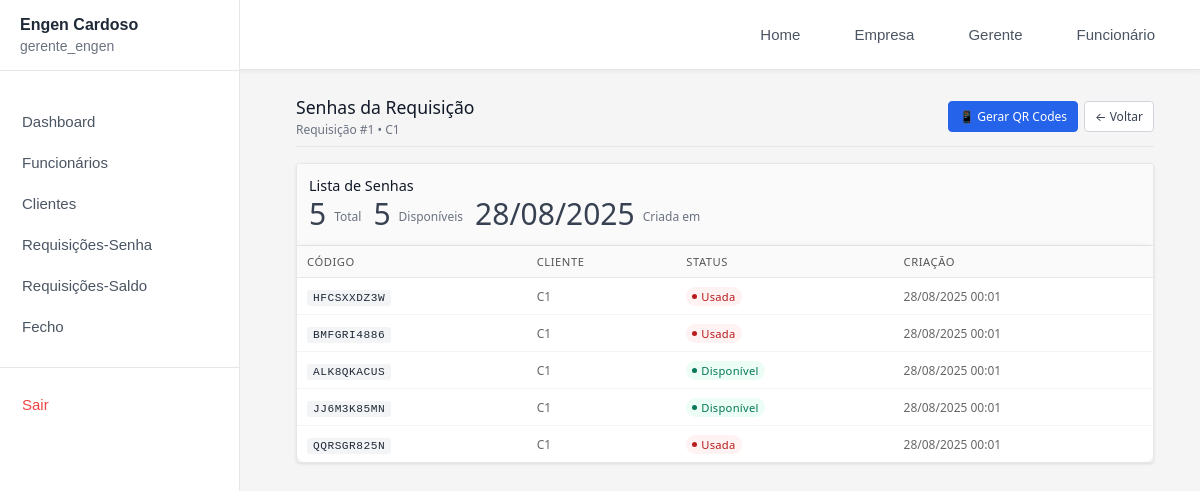
/gerente/requisicoes/1/senhas/ (signed in), run on the app's committed database.
### empresas/models.py (models this page shows, shortened)
class Empresa(models.Model):
   nome = models.CharField(max_length=200)
   status = models.BooleanField(default=True)
   gerente = models.OneToOneField(User, on_delete=models.CASCADE, related_name='empresa_gerenciada')

### gerente/models.py (models this page shows, shortened)
class RequisicaoSenhas(models.Model):
    empresa = models.ForeignKey(Empresa, on_delete=models.CASCADE, related_name='requisicoes_senhas', null=True, blank=True)
    cliente = models.ForeignKey(Cliente, on_delete=models.CASCADE, related_name='requisicoes')
    valor = models.DecimalField(max_digits=10, decimal_places=2, validators=[MinValueValidator(0)])
    senhas = models.PositiveIntegerField(validators=[MinValueValidator(1)])
    funcionario_responsavel = models.ForeignKey(Funcionario, on_delete=models.SET_NULL, null=True, blank=True)
    data_criacao = models.DateTimeField(auto_now_add=True)
    data_conclusao = models.DateTimeField(null=True, blank=True)
    ativa = models.BooleanField(default=True)
    fecho = models.ForeignKey(Fecho, on_delete=models.SET_NULL, null=True, blank=True, related_name='requisicoes_senhas')
    FORMA_PAGAMENTO_CHOICES = [
        ('transferencia', 'Transferência Bancária'),
        ('cash', 'Dinheiro (Cash)'),
        ('pos', 'POS (Cartão)'),
    ]
    forma_pagamento = models.CharField(
        max_length=20,
        choices=FORMA_PAGAMENTO_CHOICES,
        verbose_name="Forma de Pagamento",
        default='cash'
    )
    banco = models.CharField(max_length=100, null=True, blank=True, verbose_name="Nome do Banco")
    banco = models.CharField(max_length=100, null=True, blank=True, verbose_name="Nome do Banco")

class Cliente(models.Model):
   empresa = models.ForeignKey(Empresa, on_delete=models.CASCADE, related_name='clientes', null=True, blank=True)
   nome = models.CharField(max_length=100)
   email = models.EmailField(blank=True, null=True)
   contacto = models.CharField(max_length=20, blank=True, null=True)
   endereco = models.TextField(blank=True, null=True)
   data_criacao = models.DateTimeField(auto_now_add=True)

class Senha(models.Model):
    TIPO_COMBUSTIVEL_CHOICES = [
        ('gasolina', 'Gasolina'),
        ('diesel', 'Diesel'),
    ]
    empresa = models.ForeignKey(Empresa, on_delete=models.CASCADE, related_name='senhas', null=True, blank=True)
    codigo = models.CharField(max_length=20, unique=True)
    requisicao = models.ForeignKey(RequisicaoSenhas, on_delete=models.CASCADE, related_name='lista_senhas')
    cliente = models.ForeignKey(Cliente, on_delete=models.CASCADE, related_name='senhas')
    usada = models.BooleanField(default=False)
    data_criacao = models.DateTimeField(auto_now_add=True)
    data_uso = models.DateTimeField(null=True, blank=True)  # Quando foi usada
    funcionario_uso = models.ForeignKey(Funcionario, on_delete=models.SET_NULL, null=True, blank=True, related_name='senhas_escaneadas')  # Quem escaneou
    tipo_combustivel = models.CharField(
        max_length=10,
        choices=TIPO_COMBUSTIVEL_CHOICES,
        null=True,
        blank=True,
        verbose_name="Tipo de Combustível",
        help_text="Tipo de combustível selecionado no momento do uso da senha"
    )
    fecho = models.ForeignKey(Fecho, on_delete=models.SET_NULL, null=True, blank=True, related_name='senhas_usadas')
    class Meta:
        verbose_name = "Senha"
        verbose_name_plural = "Senhas"
        ordering = ['-data_criacao']

### gerente/views.py (the view)
# urls.py: path('requisicoes/<int:requisicao_id>/senhas/', views.ver_senhas, name='ver_senhas'),
@login_required(login_url='/gerente/login')
@user_passes_test(is_gerente, login_url='/login')
def ver_senhas(request, requisicao_id):
    empresa = get_empresa_usuario(request.user)
    if not empresa:
        messages.error(request, 'Empresa não encontrada.')
        return redirect('login')
    requisicao = get_object_or_404(RequisicaoSenhas, id=requisicao_id, empresa=empresa)
    senhas = requisicao.lista_senhas.all()
    senhas_disponiveis_count = senhas.filter(usada=False).count()
    context = {
        'requisicao': requisicao,
        'senhas': senhas,
        'senhas_disponiveis_count': senhas_disponiveis_count,
    }
    return render(request, 'gerente/senhas.html', context)

### gerente/context_processors.py (called while the page is built)
def empresa_context(request):
    if request.user.is_authenticated:
        try:
            if hasattr(request.user, 'empresa_gerenciada'):
                return {'empresa_atual': request.user.empresa_gerenciada}
            elif hasattr(request.user, 'funcionario'):
                return {'empresa_atual': request.user.funcionario.empresa}
        except:
            pass
    return {'empresa_atual': None}

### gerente/views.py (called while the page is built)
def is_gerente(user):
  return user.groups.filter(name='Gerente').exists()

def get_empresa_usuario(user):
   try:
       if hasattr(user, 'empresa_gerenciada'):
           return user.empresa_gerenciada
       elif hasattr(user, 'funcionario'):
           return user.funcionario.empresa
   except:
       pass
   return None

### templates/gerente/senhas.html (shortened to what this page needs)
{% extends 'gerente/base.html' %}
{% block content %}
<div class="page-container">
    <div class="page-header">
        <div>
            <h1 class="page-title">Senhas da Requisição</h1>
            <p class="page-subtitle">Requisição #{{ requisicao.id }} • {{ requisicao.cliente.nome }}</p>
        </div>
        <div class="header-actions">
            <a href="{% url 'imprimir_qr_codes' requisicao.id %}" class="btn btn-primary">📱 Gerar QR Codes</a>
            <a href="{% url 'requisicoes' %}" class="btn btn-secondary">← Voltar</a>
        </div>
    </div>
    <div class="content-card">
        <div class="card-header">
            <h2 class="card-title">Lista de Senhas</h2>
            <div class="stats-summary">
                <div class="stat-item"><span class="stat-number">{{ senhas.count }}</span> Total</div>
                <div class="stat-item"><span class="stat-number">{{ senhas|length|add:0 }}</span> Disponíveis</div>
                <div class="stat-item"><span class="stat-number">{{ requisicao.data_criacao|date:"d/m/Y" }}</span>
                    Criada em</div>
            </div>
        </div>
        <div class="table-container">
            {% if senhas %}
            <table class="modern-table">
                <thead>
                    <tr>
                        <th>Código</th>
                        <th>Cliente</th>
                        <th>Status</th>
                        <th>Criação</th>
                    </tr>
                </thead>
                <tbody>
                    {% for senha in senhas %}
                    <tr>
                        <td><span class="senha-code">{{ senha.codigo }}</span></td>
                        <td>{{ senha.cliente.nome }}</td>
                        <td>
                            {% if senha.usada %}
                            <span class="status-badge status-usado"><span class="status-icon"></span> Usada</span>
                            {% else %}
                            <span class="status-badge status-disponivel"><span class="status-icon"></span>
                                Disponível</span>
                            {% endif %}
                        </td>
                        <td>{{ senha.data_criacao|date:"d/m/Y H:i" }}</td>
                    </tr>
                    {% endfor %}
                </tbody>
            </table>
            {% else %}
            <div class="empty-state">
                <div class="empty-state-icon">🔐</div>
                <h3>Nenhuma senha encontrada</h3>
                <p>Não existem senhas geradas para esta requisição.</p>
            </div>
            {% endif %}
        </div>
    </div>
</div>
{% endblock %}

### templates/gerente/sidebar.html (shortened to what this page needs)
<div class="sidebar">
    <div class="user-section">
        <div class="empresa-name">{{ empresa_atual.nome|default:"Sistema" }}</div>
        <div class="user-info">{{ request.user.get_full_name|default:request.user.username }}</div>
    </div>
    <nav class="sidebar-nav">
        <ul class="nav-list">
            <li class="nav-item">
                <a href="{% url 'dashboard' %}"
                    class="nav-link {% if request.resolver_match.url_name == 'dashboard' %}active{% endif %}">
                    Dashboard
                </a>
            </li>
            <li class="nav-item">
                <a href="{% url 'funcionarios' %}"
                    class="nav-link {% if request.resolver_match.url_name == 'funcionarios' %}active{% endif %}">
                    Funcionários
                </a>
            </li>
            <li class="nav-item">
                <a href="{% url 'clientes' %}"
                    class="nav-link {% if request.resolver_match.url_name == 'clientes' %}active{% endif %}">
                    Clientes
                </a>
            </li>
            <li class="nav-item">
                <a href="{% url 'requisicoes' %}"
                    class="nav-link {% if request.resolver_match.url_name == 'requisicoes' %}active{% endif %}">
                    Requisições-Senha
                </a>
            </li>
            <li class="nav-item">
                <a href="{% url 'requisicoes_saldo' %}"
                    class="nav-link {% if request.resolver_match.url_name == 'requisicoes_saldo' %}active{% endif %}">
                    Requisições-Saldo
                </a>
            </li>
            <li class="nav-item">
                <a href="{% url 'fecho' %}"
                    class="nav-link {% if request.resolver_match.url_name == 'fecho' %}active{% endif %}">
                    Fecho
                </a>
            </li>
            <li class="nav-item nav-divider">
                <a href="{% url 'logout' %}" class="nav-link nav-logout">
                    Sair
                </a>
            </li>
        </ul>
    </nav>
</div>

### templates/gerente/navbar.html (style rules this page uses)
.nav-link { color: #4b5563; text-decoration: none; padding: 8px 16px; border-radius: 6px; transition: all 0.2s ease; font-size: 0.95rem; font-weight: 500; }

### templates/gerente/sidebar.html (style rules this page uses)
.sidebar { width: 240px; background-color: #ffffff; min-height: 100vh; position: fixed; top: 0; left: 0; overflow-y: auto; border-right: 1px solid #e5e7eb; display: flex; flex-direction: column; z-index: 2000; }
.user-section { padding: 16px 20px; background-color: #ffffff; border-bottom: 1px solid #e5e7eb; text-align: left; }
.empresa-name { color: #1f2937; font-size: 16px; font-weight: 600; letter-spacing: 0; margin-bottom: 4px; text-transform: capitalize; }
.user-info { color: #6b7280; font-size: 14px; font-weight: 400; opacity: 1; }
.sidebar-nav { flex-grow: 1; padding-top: 30px; }
.nav-list { list-style: none; padding: 0; margin: 0; }
.nav-item { margin: 0; }
.nav-divider { margin-top: auto; padding-top: 16px; border-top: 1px solid #e5e7eb; margin-top: 20px; }
.nav-link { display: flex; align-items: center; padding: 12px 20px; color: #4b5563; text-decoration: none; font-size: 15px; font-weight: 500; transition: background-color 0.2s, color 0.2s; border-left: 2px solid transparent; }
.nav-logout { color: #ef4444; }

### templates/gerente/senhas.html (style rules this page uses)
.page-container { max-width: 1100px; margin: 0 auto; padding: 0 16px; font-family: system-ui, -apple-system, "Segoe UI", Roboto, sans-serif; font-size: 13px; color: #374151; }
.page-header { display: flex; justify-content: space-between; align-items: center; margin-bottom: 16px; padding-bottom: 8px; border-bottom: 1px solid #e5e7eb; }
.page-title { font-size: 1.1rem; font-weight: 500; margin: 0; color: #111827; }
.page-subtitle { font-size: 0.75rem; color: #6b7280; margin-top: 2px; }
.header-actions { display: flex; gap: 6px; }
.btn { display: inline-flex; align-items: center; gap: 6px; padding: 6px 10px; font-size: 0.75rem; border-radius: 4px; border: 1px solid; cursor: pointer; text-decoration: none; font-weight: 400; }
.btn-primary { background: #2563eb; border-color: #2563eb; color: #fff; }
.btn-secondary { background: #fff; border-color: #d1d5db; color: #374151; }
.content-card { background: #fff; border: 1px solid #e5e7eb; border-radius: 4px; }
.card-header { padding: 12px; border-bottom: 1px solid #e5e7eb; background: #fafafa; }
.card-title { font-size: 0.9rem; font-weight: 500; margin: 0; color: #111827; }
.stats-summary { display: flex; gap: 12px; margin-top: 4px; font-size: 0.75rem; color: #6b7280; }
.stat-number { font-weight: 400; color: #374151; margin-right: 2px; }
.table-container { overflow-x: auto; }
.modern-table { width: 100%; border-collapse: collapse; font-size: 0.75rem; }
.modern-table th { background: #fafafa; padding: 8px 10px; text-align: left; font-weight: 500; color: #555; border-bottom: 1px solid #e5e7eb; font-size: 0.7rem; }
.modern-table td { padding: 8px 10px; border-bottom: 1px solid #f3f4f6; font-weight: 400; }
.senha-code { font-family: monospace; background: #f3f4f6; padding: 2px 6px; border-radius: 3px; font-size: 0.7rem; font-weight: 400; }
.status-badge { display: inline-flex; align-items: center; gap: 4px; padding: 2px 6px; border-radius: 10px; font-size: 0.7rem; font-weight: 400; text-transform: none; }
.status-disponivel { background: #ecfdf5; color: #047857; }
.status-usado { background: #fef2f2; color: #b91c1c; }
.status-icon { width: 5px; height: 5px; border-radius: 50%; background: currentColor; }

### data on the page
Empresa: nome "Engen Cardoso"
RequisicaoSenhas: id "1", cliente.nome "C1", data_criacao "28/08/2025"
Senha: codigo "HFCSXXDZ3W", cliente.nome "C1", usada True (drawn), data_criacao "28/08/2025 00:01"
Senha: codigo "BMFGRI4886", cliente.nome "C1", usada True (drawn), data_criacao "28/08/2025 00:01"
Senha: codigo "ALK8QKACUS", cliente.nome "C1", usada False (drawn), data_criacao "28/08/2025 00:01"
Senha: codigo "JJ6M3K85MN", cliente.nome "C1", usada False (drawn), data_criacao "28/08/2025 00:01"
Senha: codigo "QQRSGR825N", cliente.nome "C1", usada True (drawn), data_criacao "28/08/2025 00:01"

### other printed values
{{ request.user.get_full_name|default:request.user.username }} "gerente_engen"
{{ senhas.count }} "5"
{{ senhas|length|add:0 }} "5"
